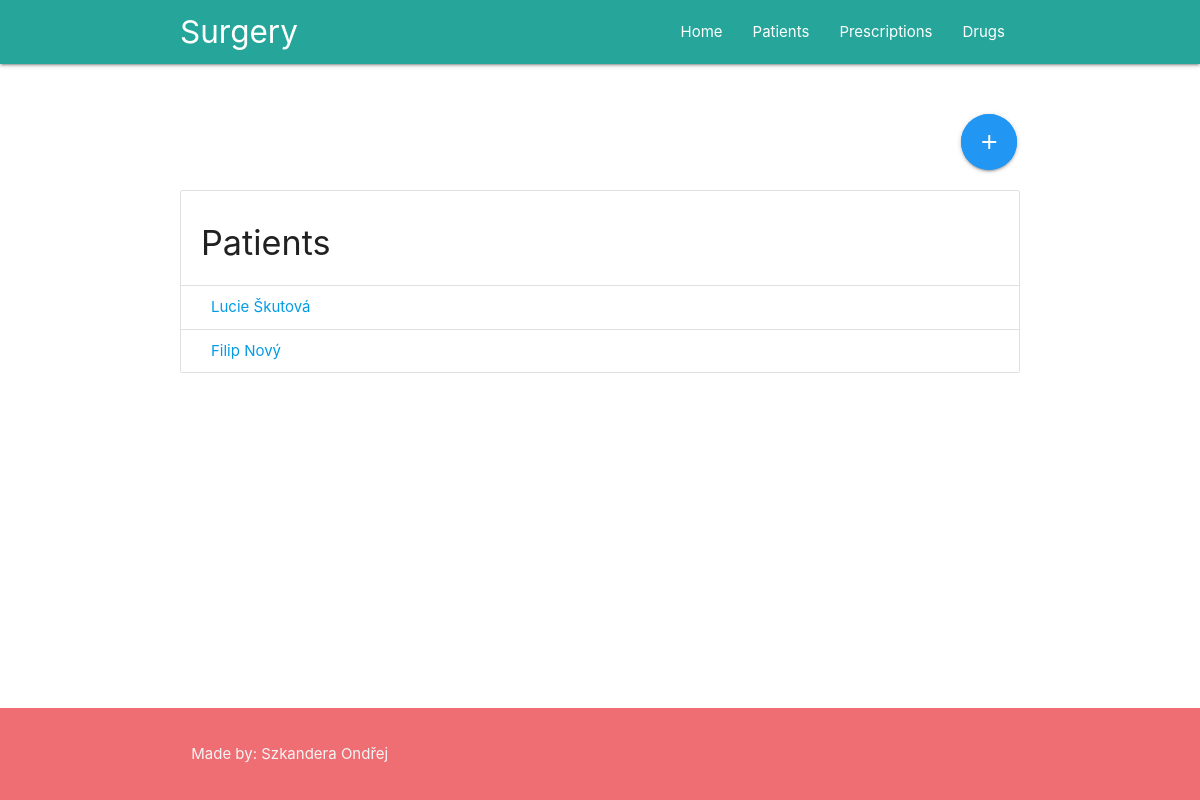
Page /patients on the committed database.
### Office/models.py (models this page shows, shortened)
class Patient(models.Model):
    first_name = models.CharField(max_length=50)
    last_name = models.CharField(max_length=50)
    birthday = models.DateField()
    height = models.IntegerField()
    weight = models.DecimalField(max_digits=5, decimal_places=2)

### Office/views.py (the view)
# urls.py: path('patients', views.patient, name='patients'),
def patient(request):
    context = {
        'patients': models.Patient.objects.all()
    }
    return render(request, 'Office/patients.html', context)

### Office/templates/Office/patients.html
{% extends 'Office/layout.html' %}
{% block content %}
    <div class="row">
        <div class="col s1 offset-s11">
            <a class="btn-floating btn-large waves-effect waves-light blue pulse"
               href="{% url 'add_patient' %}"><i class="material-icons">add</i></a>
        </div>
    </div>
    <ul class="collection with-header">
        <li class="collection-header"><h4>Patients</h4></li>
        {% for patient in patients %}
                <li class="collection-item">
                    <a href="{% url 'patient_detail' patient.id %}">{{ patient.first_name }} {{ patient.last_name }}</a>
                </li>
        {% endfor %}
    </ul>
{% endblock %}

### Office/static/Office/main_styles.css (style rules this page uses)
body { display: flex; min-height: 100vh; flex-direction: column; }

### rows in the picture
Patient: first_name "Lucie", last_name "Škutová"
Patient: first_name "Filip", last_name "Nový"
